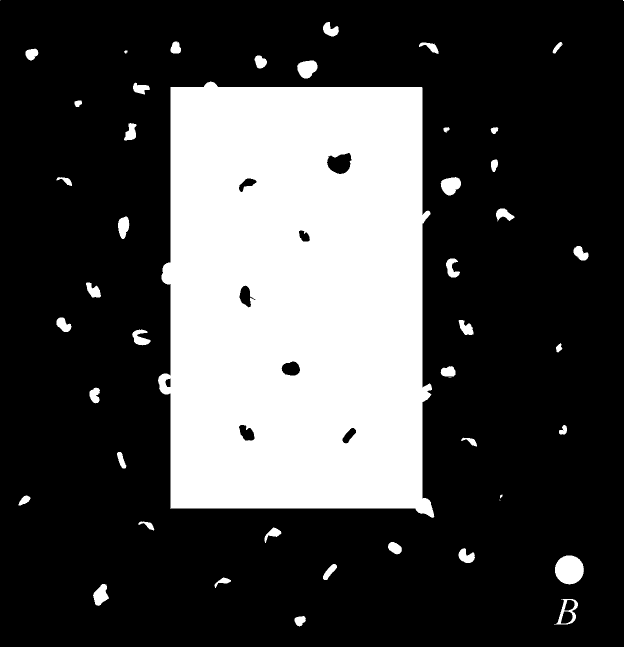
#> input picture 4-1/theory/cse 4733/assignment/FigP0917(noisy_rectangle).tif, 1247 x 1294 px (shown at 1/2 size); the run also reads 3 pictures not shown here
$ python ght.py   (older library calls are emulated)
#> lines starting #> are read from the running program, lines starting #| are printed output that depends on the picture; after the words box and inside, x2 and y2 are one past the last pixel; in counts of white or black regions, pixels touching at a corner belong together
"""
Generalized Hough Transform (Ballard, 1981)
==========================================
Run with:  python ght.py

Change the INPUT_IMAGE variable below to switch between images.
Available:
  'dowels'    -> Fig0941_a__wood_dowels_.tif   (detect all circular dowels)
  'rose'      -> Fig0219_rose1024_.tif         (detect petal/circular pattern)
  'noisy_rect'-> FigP0917_noisy_rectangle_.tif (detect noisy rectangle)

The script also generates all figures used in the tutorial note.
"""

import cv2
import numpy as np
import matplotlib
matplotlib.use('Agg')
import matplotlib.pyplot as plt
import matplotlib.patches as mpatches
from collections import defaultdict
import os

# =============================================================================
# USER SETTING: change this to 'dowels', 'rose', 'noisy_rect', or 'septagon'
# =============================================================================
INPUT_IMAGE = 'dowels'
# =============================================================================

IMAGE_PATHS = {
    'dowels':     './Fig0941(a)(wood_dowels).tif',
    'rose':       './Fig0219(rose1024).tif',
    'noisy_rect': './FigP0917(noisy_rectangle).tif',
    'septagon':   './Fig1036(a)(original_septagon).tif',
}

OUTPUT_DIR = 'figures'
os.makedirs(OUTPUT_DIR, exist_ok=True)

# ---------------------------------------------------------------------------
# Utility helpers
# ---------------------------------------------------------------------------

# [6 lines left out: function load_gray, not called in this run]


def compute_edges_and_gradients(img, canny_lo=50, canny_hi=150):
    """Return edge mask, gradient angles (radians), and gradient magnitudes."""
#> called with canny_lo = 50, canny_hi = 150
    blurred = cv2.GaussianBlur(img, (5, 5), 1)
    edges   = cv2.Canny(blurred, canny_lo, canny_hi)
    Gx = cv2.Sobel(blurred, cv2.CV_64F, 1, 0, ksize=3)
    Gy = cv2.Sobel(blurred, cv2.CV_64F, 0, 1, ksize=3)
    angles = np.arctan2(Gy, Gx)          # radians in [-pi, pi]
    magnitudes = np.sqrt(Gx**2 + Gy**2)
    return edges, angles, magnitudes


# ---------------------------------------------------------------------------
# R-Table construction  (offline / training phase)
# ---------------------------------------------------------------------------

def build_r_table(template_gray, n_bins=72, canny_lo=50, canny_hi=150):
    """
    Build the R-Table from a template image.

    Parameters
    ----------
    template_gray : ndarray  (H x W, uint8)
    n_bins        : int      number of gradient-angle quantisation bins
    canny_lo/hi   : int      Canny thresholds

    Returns
    -------
    r_table : dict  {bin_index -> list of (rx, ry) displacement vectors}
    ref_pt  : (xref, yref)   reference point (centroid of edge pixels)
    """
    edges, angles, _ = compute_edges_and_gradients(template_gray, canny_lo, canny_hi)

    ys, xs = np.where(edges > 0)
    if len(xs) == 0:
        raise ValueError("No edges found in template!")

    xref = int(np.mean(xs))
    yref = int(np.mean(ys))

    r_table = defaultdict(list)
    bin_width = 2 * np.pi / n_bins

    for x, y in zip(xs, ys):
        phi   = angles[y, x]                          # gradient angle at this pixel
        b     = int((phi + np.pi) / bin_width) % n_bins  # quantised bin
        rx    = xref - x                               # displacement to reference
        ry    = yref - y
        r_table[b].append((rx, ry))

    return dict(r_table), (xref, yref)


# ---------------------------------------------------------------------------
# Voting  (online / detection phase)
# ---------------------------------------------------------------------------

def ght_vote(test_gray, r_table, n_bins=72, canny_lo=50, canny_hi=150):
    """
    Cast votes in a 2-D accumulator for each edge pixel.

    Returns
    -------
    accumulator : ndarray (H x W) of int32
    edges       : edge map of the test image
    angles      : gradient angle map
    """
    H, W = test_gray.shape
    accumulator = np.zeros((H, W), dtype=np.int32)

    edges, angles, _ = compute_edges_and_gradients(test_gray, canny_lo, canny_hi)
    ys, xs = np.where(edges > 0)

    bin_width = 2 * np.pi / n_bins

    for x, y in zip(xs, ys):
        phi = angles[y, x]
        b   = int((phi + np.pi) / bin_width) % n_bins
        if b not in r_table:
            continue
        for rx, ry in r_table[b]:
            xv = x + rx
            yv = y + ry
            if 0 <= xv < W and 0 <= yv < H:
                accumulator[yv, xv] += 1

    return accumulator, edges, angles


def smooth_and_find_peaks(accumulator, sigma=3, threshold_ratio=0.5):
    """
    Gaussian-smooth the accumulator and find all local maxima above threshold.

    Returns list of (x, y, vote_count) sorted descending by vote count.
    """
    smoothed = cv2.GaussianBlur(accumulator.astype(np.float32),
                                (0, 0), sigma)
    max_val = smoothed.max()
    thresh  = threshold_ratio * max_val

    # local-max filter: a cell is a peak if it equals the max in a 15x15 window
    from scipy.ndimage import maximum_filter
    local_max = (maximum_filter(smoothed, size=15) == smoothed)
    peaks_mask = local_max & (smoothed >= thresh)

    ys, xs = np.where(peaks_mask)
    peaks  = [(int(x), int(y), float(smoothed[y, x]))
              for x, y in zip(xs, ys)]
    peaks.sort(key=lambda p: -p[2])
    return peaks, smoothed


# ---------------------------------------------------------------------------
# Overlay helper
# ---------------------------------------------------------------------------

def overlay_shape(base_bgr, template_gray, detected_ref, template_ref):
    """
    Draw the template shape centred at detected_ref on base_bgr.
    Returns a copy with green contour and red reference dot.
    """
    result = base_bgr.copy()
    H, W  = template_gray.shape
    edges = cv2.Canny(cv2.GaussianBlur(template_gray, (5,5), 1), 50, 150)
    ys, xs = np.where(edges > 0)

    dx = detected_ref[0] - template_ref[0]
    dy = detected_ref[1] - template_ref[1]

    rH, rW = result.shape[:2]
    for tx, ty in zip(xs, ys):
        nx, ny = tx + dx, ty + dy
        if 0 <= nx < rW and 0 <= ny < rH:
            result[ny, nx] = (0, 200, 0)          # green

    cx, cy = detected_ref
    if 0 <= cx < rW and 0 <= cy < rH:
        cv2.circle(result, (cx, cy), 5, (0, 0, 220), -1)  # red dot
    return result


# =============================================================================
# FIGURE GENERATORS
# =============================================================================

# ---------------------------------------------------------------------------
# Figure 1 — Algorithm flowchart  (clean SVG-style via matplotlib)
# ---------------------------------------------------------------------------

def make_figure1():
    fig, ax = plt.subplots(figsize=(9, 5.5))
    ax.set_xlim(0, 10)
    ax.set_ylim(0, 6)
    ax.axis('off')

    def box(ax, x, y, w, h, text, facecolor='#dce8f5', edgecolor='#2a6099', fontsize=9):
        rect = mpatches.FancyBboxPatch((x - w/2, y - h/2), w, h,
            boxstyle='round,pad=0.1', facecolor=facecolor,
            edgecolor=edgecolor, linewidth=1.4, zorder=3)
        ax.add_patch(rect)
        ax.text(x, y, text, ha='center', va='center', fontsize=fontsize,
                fontfamily='monospace', zorder=4, wrap=True,
                multialignment='center')

    def arrow(ax, x1, y1, x2, y2):
        ax.annotate('', xy=(x2, y2), xytext=(x1, y1),
            arrowprops=dict(arrowstyle='->', color='#555', lw=1.4), zorder=2)

    # --- OFFLINE (left column, x=2.5)
    ax.text(2.5, 5.65, 'OFFLINE  (Training)', ha='center', fontsize=10,
            fontweight='bold', color='#2a6099')
    box(ax, 2.5, 5.1,  3.2, 0.55, 'Prototype image')
    arrow(ax, 2.5, 4.82, 2.5, 4.48)
    box(ax, 2.5, 4.2,  3.2, 0.55, 'Edge detection (Canny)')
    arrow(ax, 2.5, 3.92, 2.5, 3.58)
    box(ax, 2.5, 3.3,  3.2, 0.55, 'Gradient orientation (Sobel)')
    arrow(ax, 2.5, 3.02, 2.5, 2.68)
    box(ax, 2.5, 2.4,  3.2, 0.55, 'Choose reference point')
    arrow(ax, 2.5, 2.12, 2.5, 1.78)
    box(ax, 2.5, 1.5,  3.2, 0.55, 'Build R-Table\n(φ → r-vectors)')

    # --- ONLINE (right column, x=7.5)
    ax.text(7.5, 5.65, 'ONLINE  (Detection)', ha='center', fontsize=10,
            fontweight='bold', color='#b05000')
    box(ax, 7.5, 5.1,  3.2, 0.55, 'Test image', facecolor='#fde8d0', edgecolor='#b05000')
    arrow(ax, 7.5, 4.82, 7.5, 4.48)
    box(ax, 7.5, 4.2,  3.2, 0.55, 'Edge detection (Canny)', facecolor='#fde8d0', edgecolor='#b05000')
    arrow(ax, 7.5, 3.92, 7.5, 3.58)
    box(ax, 7.5, 3.3,  3.2, 0.55, 'Gradient orientation (Sobel)', facecolor='#fde8d0', edgecolor='#b05000')
    arrow(ax, 7.5, 3.02, 7.5, 2.68)
    box(ax, 7.5, 2.4,  3.2, 0.55, 'Vote casting\n(R-Table lookup)', facecolor='#fde8d0', edgecolor='#b05000')
    arrow(ax, 7.5, 2.12, 7.5, 1.78)
    box(ax, 7.5, 1.5,  3.2, 0.55, 'Peak detection', facecolor='#fde8d0', edgecolor='#b05000')

    # R-table shared arrow
    arrow(ax, 3.5+0.7, 1.5, 6.1, 1.5)
    ax.text(5.0, 1.62, 'R-Table', ha='center', fontsize=8.5, style='italic')

    # Bottom result
    arrow(ax, 7.5, 1.22, 7.5, 0.72)
    box(ax, 7.5, 0.45,  3.2, 0.55, 'Detected shape location', facecolor='#d5f0d5', edgecolor='#1a7a1a')

    plt.tight_layout()
    path = f'{OUTPUT_DIR}/fig1_flowchart.png'
    plt.savefig(path, dpi=150, bbox_inches='tight')
    plt.close()
    print(f'  Saved {path}')
    return path


# ---------------------------------------------------------------------------
# Figure 2 — R-table visualisation on a circle template
# ---------------------------------------------------------------------------

def make_figure2():
    # Create a clean circle template
    sz = 200
    template = np.zeros((sz, sz), dtype=np.uint8)
    cv2.circle(template, (100, 100), 55, 255, 2)

    r_table, (xref, yref) = build_r_table(template, n_bins=36)

    # Sample 6 distinct bins for illustration
    edges, angles, _ = compute_edges_and_gradients(template, 50, 150)
    ys, xs = np.where(edges > 0)

    bin_width = 2 * np.pi / 36
    sample_bins = [0, 6, 12, 18, 24, 30]
    colors = ['#e6194b','#3cb44b','#4363d8','#f58231','#911eb4','#42d4f4']

    fig, axes = plt.subplots(1, 2, figsize=(11, 4.5))

    # Left: show r-vectors from sample pixels to reference
    ax = axes[0]
    ax.imshow(template, cmap='gray', vmin=0, vmax=255)
    ax.plot(xref, yref, 'w+', ms=14, mew=2)

    plotted = {b: False for b in sample_bins}
    for x, y in zip(xs, ys):
        phi = angles[y, x]
        b   = int((phi + np.pi) / bin_width) % 36
        if b in sample_bins and not plotted[b]:
            c = colors[sample_bins.index(b)]
            ax.annotate('', xy=(xref, yref), xytext=(x, y),
                arrowprops=dict(arrowstyle='->', color=c, lw=1.5))
            ax.plot(x, y, 'o', color=c, ms=5)
            plotted[b] = True

    ax.set_title('(a) r-vectors from boundary pixels\nto reference point (white +)', fontsize=9)
    ax.axis('off')
    legend_patches = [mpatches.Patch(color=colors[i],
        label=f'Bin {sample_bins[i]}') for i in range(len(sample_bins))]
    ax.legend(handles=legend_patches, fontsize=7.5, loc='lower right',
              framealpha=0.7)

    # Right: R-Table bar chart (entry count per bin)
    ax2 = axes[1]
    bins_list  = sorted(r_table.keys())
    entry_cnts = [len(r_table[b]) for b in bins_list]
    bar_colors = ['#4a90c4'] * len(bins_list)
    for sb, sc in zip(sample_bins, colors):
        if sb in bins_list:
            bar_colors[bins_list.index(sb)] = sc
    ax2.bar(bins_list, entry_cnts, color=bar_colors, edgecolor='none', width=0.8)
    ax2.set_xlabel('Gradient-angle bin index (0 = −180°, 35 = +170°)', fontsize=8)
    ax2.set_ylabel('Number of r-vectors', fontsize=8)
    ax2.set_title('(b) R-Table: entry count per gradient-angle bin', fontsize=9)
    ax2.tick_params(labelsize=8)

    plt.tight_layout()
    path = f'{OUTPUT_DIR}/fig2_rtable.png'
    plt.savefig(path, dpi=150, bbox_inches='tight')
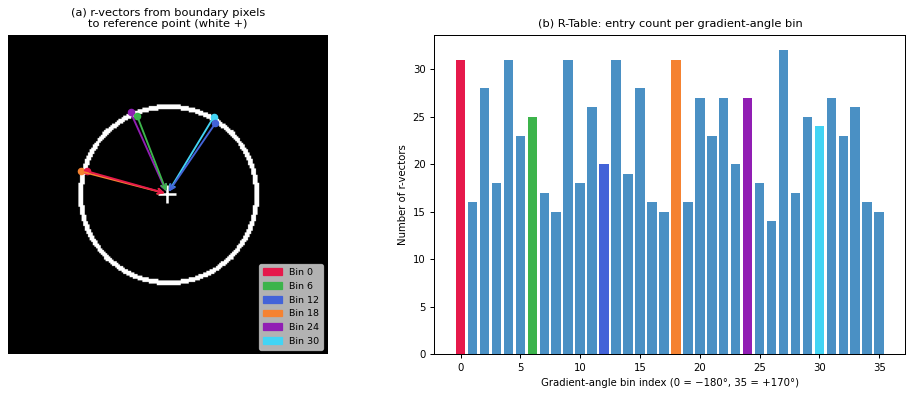
#> figure drawn by matplotlib, 2 panels; panel 2: tallest bar 32 high, from x = 26.6 to 27.4
    plt.close()
    print(f'  Saved {path}')
    return path


# ---------------------------------------------------------------------------
# Figure 3 — Step-by-step on FigP0917 (noisy rectangle)
# ---------------------------------------------------------------------------

def make_figure3_noisy_rect():
    """
    Use the noisy rectangle as template AND test image.
    Show: input, edges, gradient map, raw accumulator,
          smoothed accumulator with peak, detection overlay.
    """
    img_path = IMAGE_PATHS['noisy_rect']
    raw = cv2.imread(img_path, cv2.IMREAD_GRAYSCALE)
#> raw: shape (1294, 1247); 27.5% white; 47 white regions (4 under 20 px), largest, box (x1, y1, x2, y2) and area: (316, 163, 869, 1036) 423090, (1110, 1111, 1168, 1169) 2627, (881, 354, 922, 391) 1082
    # Binary image: convert to uint8 properly
    if raw is None:
        from PIL import Image as PILImage
        import numpy as _np
        pil = PILImage.open(img_path)
        raw = (_np.array(pil).astype(np.uint8)) * 255

    # Resize to manageable size
    scale = 0.4
    img = cv2.resize(raw, (0, 0), fx=scale, fy=scale)

    r_table, (xref, yref) = build_r_table(img, n_bins=72, canny_lo=30, canny_hi=100)
#> call 3 of compute_edges_and_gradients, with canny_lo = 30, canny_hi = 100
#> in compute_edges_and_gradients (call 3), `angles = np.arctan2(Gy, Gx)`:
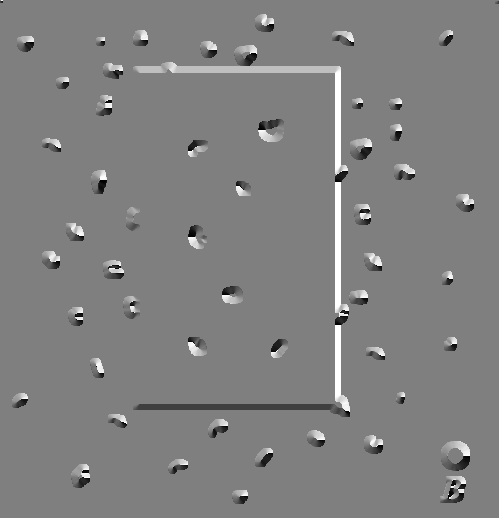
#> angles: shape (518, 499) float64; min -3.14, max 3.14, mean 0.0238; drawn with min black and max white
#> in compute_edges_and_gradients (call 3), `magnitudes = np.sqrt(Gx**2 + Gy**2)`:
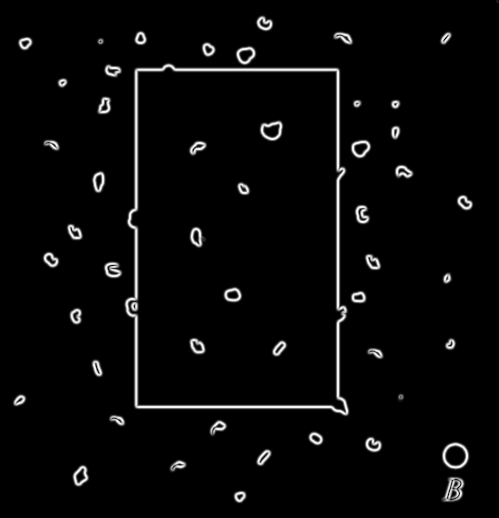
#> magnitudes: shape (518, 499) float64; min 0, max 693.9, mean 21.7; drawn with min black and max white
#> the loop in build_r_table (call 2), `for x, y in zip(xs, ys):` made 3208 passes
#> (x, y, phi, b, rx, ry) on passes 1 to 3: (497, 0, 0, 36, -249, 256), (497, 1, -0.785, 27, -249, 255), (498, 1, -1.57, 18, -250, 255)
#> r_table = 72 items; xref = 248; yref = 256
    acc, edges, angles     = ght_vote(img, r_table, n_bins=72, canny_lo=30, canny_hi=100)
#> in ght_vote, `ys, xs = np.where(edges > 0)`: ys = 3208 values from 0 to 500; xs = 3208 values, max 498 at index 2, min 15 at index 2405, mean 248.9
#> the loop in ght_vote, `for x, y in zip(xs, ys):` made 3208 passes
#> (x, y) on passes 31 to 33: (259, 25), (270, 25), (259, 26)
    peaks, smoothed        = smooth_and_find_peaks(acc, sigma=5, threshold_ratio=0.7)
#> in smooth_and_find_peaks, `peaks_mask = local_max & (smoothed >= thresh)`:
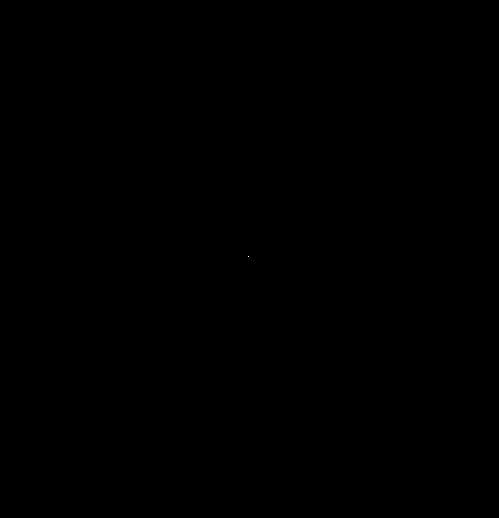
#> peaks_mask: shape (518, 499) bool; 0% white in thin lines or dots, all inside (x1, y1, x2, y2) = (248, 256, 249, 257)

    fig, axes = plt.subplots(2, 3, figsize=(13, 7))
    axes = axes.ravel()

    axes[0].imshow(img, cmap='gray'); axes[0].set_title('(1) Input image'); axes[0].axis('off')
    axes[1].imshow(edges, cmap='gray'); axes[1].set_title('(2) Canny edge map'); axes[1].axis('off')

    # Gradient orientation (HSV-coloured at edge pixels)
    angle_disp = np.full((*img.shape, 3), 30, dtype=np.uint8)  # dark background
    edge_ys, edge_xs = np.where(edges > 0)
    hues = ((angles[edge_ys, edge_xs] + np.pi) / (2*np.pi) * 180).astype(np.uint8)
    hsv_img = np.zeros((*img.shape, 3), dtype=np.uint8)
    hsv_img[:, :, 1] = 255; hsv_img[:, :, 2] = 0
    for ey, ex, h in zip(edge_ys, edge_xs, hues):
        hsv_img[ey, ex] = [h, 230, 210]
#> this loop made 3208 passes
#> (ey, ex, h) on passes 1 to 3: (0, 497, 90), (1, 497, 67), (1, 498, 45)
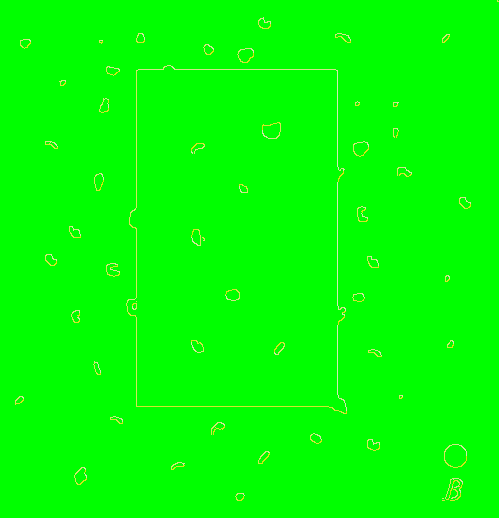
#> hsv_img: shape (518, 499, 3); mean of channels 0, 1, 2 1.2, 254.7, 2.6; drawn as B, G, R
    grad_bgr = cv2.cvtColor(hsv_img, cv2.COLOR_HSV2BGR)
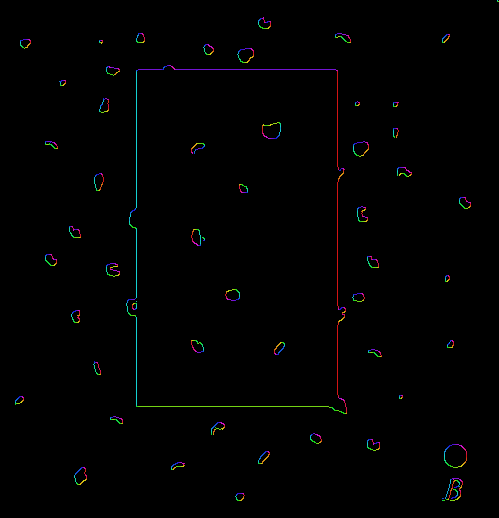
#> grad_bgr: shape (518, 499, 3); mean B, G, R 1.4, 1.4, 1.4
    axes[2].imshow(cv2.cvtColor(grad_bgr, cv2.COLOR_BGR2RGB))
    axes[2].set_title('(3) Gradient orientation\n(hue = angle, at edge pixels)'); axes[2].axis('off')

    axes[3].imshow(acc, cmap='hot'); axes[3].set_title('(4) Raw accumulator'); axes[3].axis('off')

    axes[4].imshow(smoothed, cmap='hot')
    if peaks:
        px, py, pv = peaks[0]
        axes[4].plot(px, py, 'c*', ms=12)
        axes[4].axhline(py, color='cyan', lw=0.6, alpha=0.6)
        axes[4].axvline(px, color='cyan', lw=0.6, alpha=0.6)
    axes[4].set_title('(5) Smoothed accumulator\nwith detected peak (★)'); axes[4].axis('off')

    img_bgr = cv2.cvtColor(img, cv2.COLOR_GRAY2BGR)
    if peaks:
        px, py, _ = peaks[0]
        result = overlay_shape(img_bgr, img, (px, py), (xref, yref))
#> the loop in overlay_shape, `for tx, ty in zip(xs, ys):` made 3204 passes
#> (tx, ty) on passes 1 to 3: (263, 17), (260, 18), (261, 18)
#> after the loop in overlay_shape, `for tx, ty in zip(xs, ys):`:
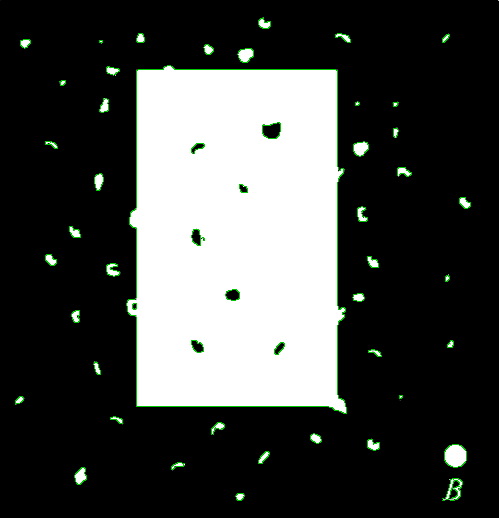
#> result: shape (518, 499, 3); mean B, G, R 68.2, 70.7, 68.2
        axes[5].imshow(cv2.cvtColor(result, cv2.COLOR_BGR2RGB))
    else:
        axes[5].imshow(img, cmap='gray')
    axes[5].set_title('(6) Detection overlay\n(green = shape, red = reference)'); axes[5].axis('off')

    plt.tight_layout()
    path = f'{OUTPUT_DIR}/fig3_noisy_rect_steps.png'
    plt.savefig(path, dpi=150, bbox_inches='tight')
#> (the rest of the program and of its run is left out)
